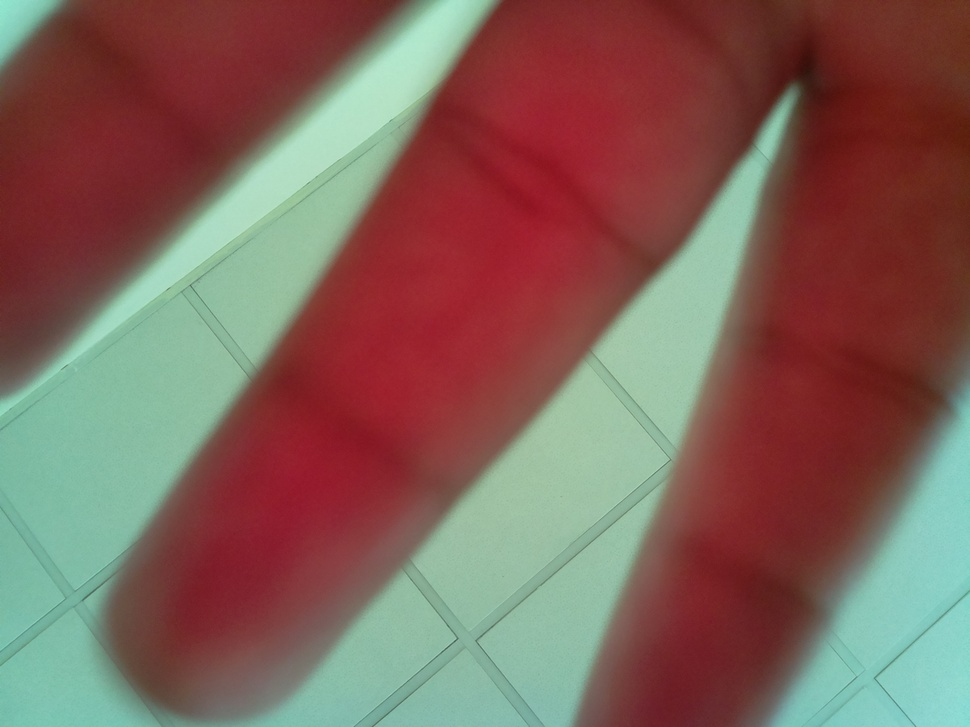
#> input picture home/pi/OCR/Scamsupport/hello.jpg, 970 x 727 px, shrunk from 2592 x 1944 before the run
$ python Imagescamholding.py
#> lines starting #> are read from the running program, lines starting #| are printed output that depends on the picture; after the words box and inside, x2 and y2 are one past the last pixel; in counts of white or black regions, pixels touching at a corner belong together
import cv2
import numpy
pic = cv2.imread('hello.jpg',0)
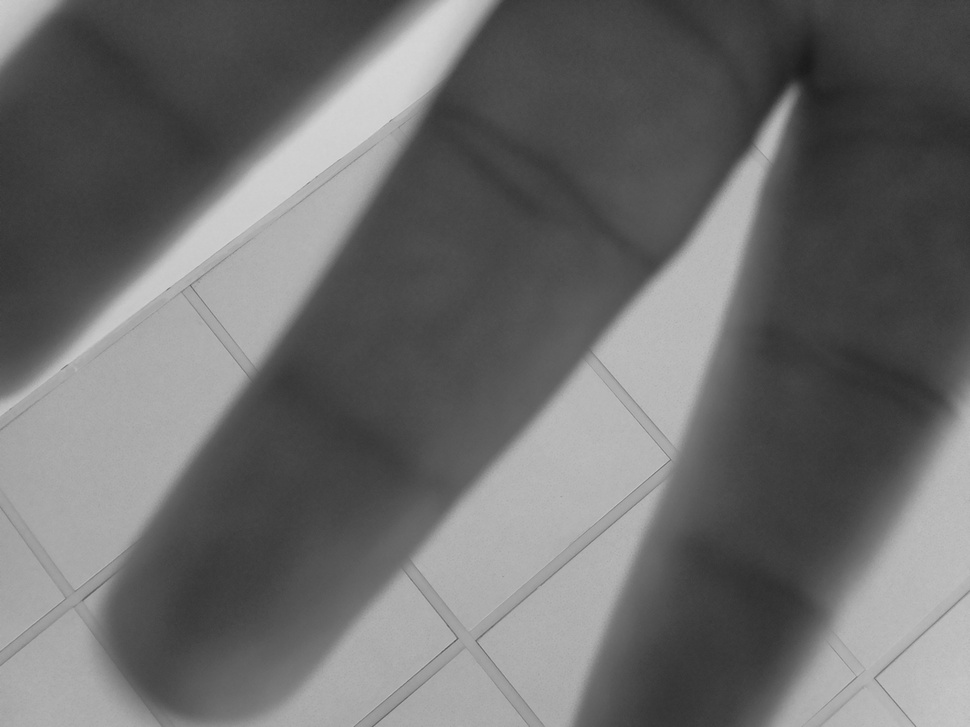
#> pic: shape (727, 970); min 26, max 214, mean 107.1
threshold_value = 100

(T_value,binary_threshold)= cv2.threshold(pic,threshold_value,255,cv2.THRESH_BINARY)
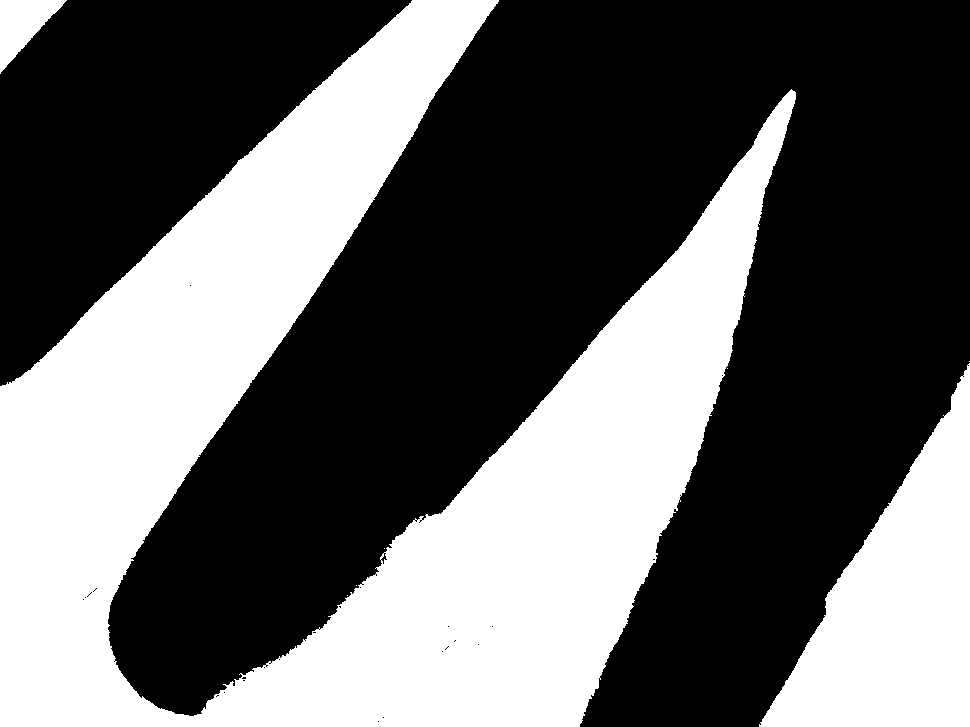
#> binary_threshold: shape (727, 970); 39% white; 8 white regions (5 under 20 px), largest, box (x1, y1, x2, y2) and area: (0, 0, 796, 727) 234263, (759, 363, 970, 727) 38438, (0, 0, 67, 74) 2458
#> T_value = 100
cv2.imshow('binary',binary_threshold)
cv2.waitKey()
cv2.destroyAllWindows()
